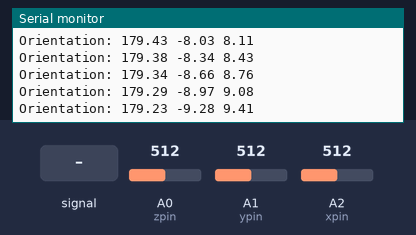
A sketch run on a simulated Arduino Uno, built with avr-gcc and run on an emulated ATmega328P. On the bench: the last lines printed to the serial monitor. The inputs (shaded band) are chosen by the test bench; at power-on: A0 (zpin) = 512, A1 (ypin) = 512, A2 (xpin) = 512.

Above: at 1.2 s.
1.3 s: A0 (zpin) fed a 200 Hz sine of ±81 counts around its level
4.3 s: A0 (zpin) set to 410
At 4.35 s:
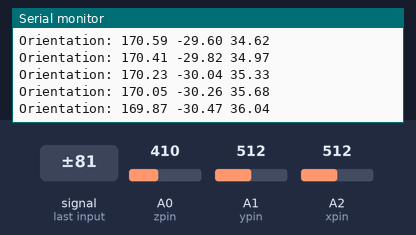
5.8 s: A1 (ypin) set to 410
At 5.87 s:
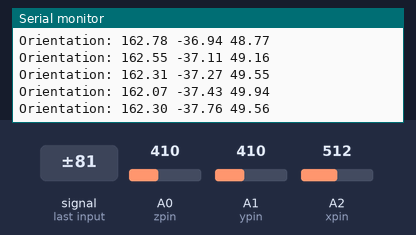
7.3 s: A2 (xpin) set to 410
At 7.31 s:
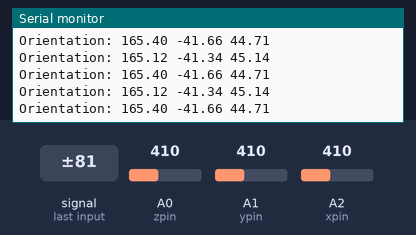
8.8 s: A0 (zpin) set to 430
At 8.83 s:
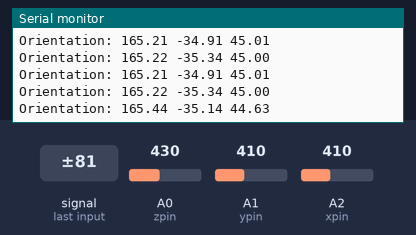
10.3 s: A1 (ypin) set to 430
At 10.31 s:
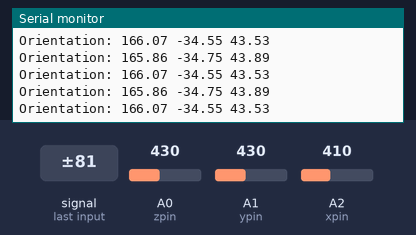
Timing chart, 0 to 12.8 s (numbered marks = the images above; inputs shaded):
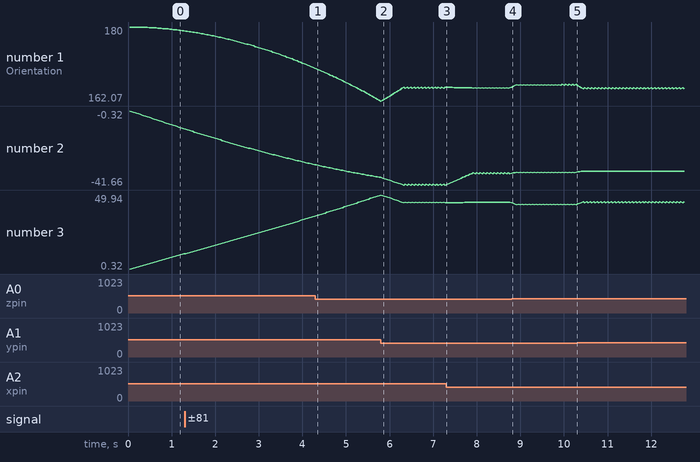

Measured:
- after the input at 8.8 s, the serial monitor: prints a new line at once (image 4)
- plotted number 1: 165.4 → 165.22 after the input at 7.3 s, 165.22 → 166.07 after the input at 8.8 s, 166.07 → 165.05 after the input at 10.3 s
- plotted number 2: -41.66 → -35.34 after the input at 7.3 s, -35.34 → -34.55 after the input at 8.8 s, -34.55 → -33.86 after the input at 10.3 s
- plotted number 3: 44.71 → 45 after the input at 7.3 s, 45 → 43.53 after the input at 8.8 s, 43.53 → 45.33 after the input at 10.3 s

The sketch:

test-accelerometer.ino
```cpp
//#include <CurieIMU.h>
#include <MadgwickAHRS.h>
Madgwick filter;
unsigned long microsPerReading, microsPrevious;
float accelScale, gyroScale;

const int xpin = A2;
const int ypin = A1;
const int zpin = A0;

// Raw Ranges:
// initialize to mid-range and allow calibration to
// find the minimum and maximum for each axis
int xRawMin = 260;
int xRawMax = 420;
int yRawMin = 260;
int yRawMax = 420;
int zRawMin = 260;
int zRawMax = 420;
int xRaw = 0;
int yRaw = 0;
int zRaw = 0;

float accels[3] = {0.0,0.0,0.0};

// Take multiple samples to reduce noise
const int sampleSize = 10;

int gix=0;
int giy=0;
int giz=0;

void setup() {
  Serial.begin(9600);

  filter.begin(25);

  // initialize variables to pace updates to correct rate
  microsPerReading = 1000000 / 25;
  microsPrevious = micros();

}

void loop() {
  int aix, aiy, aiz;
//  int gix, giy, giz;
  float ax, ay, az;
  float gx, gy, gz;
  float roll, pitch, heading;
  unsigned long microsNow;

  //read data from the pin
//  xRaw = ReadAxis(xpin);
//  yRaw = ReadAxis(ypin);
//  zRaw = ReadAxis(zpin);

  xRaw = analogRead(xpin);
  yRaw = analogRead(ypin);
  zRaw = analogRead(zpin);
  //show the current x,y,z raw data
  //showRawData();
  //check the max and min of xyzAxises
  //AutoCalibrate(xRaw, yRaw, zRaw);
  // Convert raw values to 'milli-Gs"
  long xScaled = map(xRaw, xRawMin, xRawMax, -1000, 1000);
  long yScaled = map(yRaw, yRawMin, yRawMax, -1000, 1000);
  long zScaled = map(zRaw, zRawMin, zRawMax, -1000, 1000);
  // re-scale to fractional Gs
  float xAccel = xScaled / 1000.0;
  float yAccel = yScaled / 1000.0;
  float zAccel = zScaled / 1000.0;


  // check if it's time to read data and update the filter
  microsNow = micros();
  if (microsNow - microsPrevious >= microsPerReading) {

    // convert from raw data to gravity and degrees/second units
    ax = convertRawAcceleration(xRaw);
    ay = convertRawAcceleration(yRaw);
    az = convertRawAcceleration(zRaw);
    gx = convertRawGyro(gix);
    gy = convertRawGyro(giy);
    gz = convertRawGyro(giz);

    // update the filter, which computes orientation
    filter.updateIMU(gx, gy, gz, ax, ay, az);

    // print the heading, pitch and roll
    roll = filter.getRoll();
    pitch = filter.getPitch();
    heading = filter.getYaw();
    Serial.print("Orientation: ");
    Serial.print(heading);
    Serial.print(" ");
    Serial.print(pitch);
    Serial.print(" ");
    Serial.println(roll);

    // increment previous time, so we keep proper pace
    microsPrevious = microsPrevious + microsPerReading;
  }

  // delay before next reading:
 // delay(100);
}

int ReadAxis(int axisPin)
{
  long reading = 0;
  analogRead(axisPin);
  delay(1);
  for (int i = 0; i < sampleSize; i++)
  {
    reading += analogRead(axisPin);
  }
  return reading / sampleSize;
}

float convertRawAcceleration(int aRaw) {
  // since we are using 2G range
  // -2g maps to a raw value of -32768
  // +2g maps to a raw value of 32767

  float a = (aRaw * 2.0) / 32768.0;
  return a;
}

float convertRawGyro(int gRaw) {
  // since we are using 250 degrees/seconds range
  // -250 maps to a raw value of -32768
  // +250 maps to a raw value of 32767

  float g = (gRaw * 250.0) / 32768.0;
  return g;
}
```

AutoCalibrate.ino
```cpp
void AutoCalibrate(int xRaw, int yRaw, int zRaw)
{
  //Serial.println("Calibrate");
  if (xRaw < xRawMin)
  {
    xRawMin = xRaw;
  }
  if (xRaw > xRawMax)
  {
    xRawMax = xRaw;
  }

  if (yRaw < yRawMin)
  {
    yRawMin = yRaw;
  }
  if (yRaw > yRawMax)
  {
    yRawMax = yRaw;
  }

  if (zRaw < zRawMin)
  {
    zRawMin = zRaw;
  }
  if (zRaw > zRawMax)
  {
    zRawMax = zRaw;
  }
}
```

RawData_xyz.ino
```cpp
void showRawData(){
  // print the sensor values:
  Serial.print("x: ");
  Serial.print(xRaw);
//  Serial.print(analogRead(xpin));
  Serial.print("/");
  Serial.print(xRawMin);
  Serial.print(",");
  Serial.print(xRawMax);
  // print a tab between values:
  Serial.print("\t");
  Serial.print("y: ");
  //Serial.print(analogRead(ypin));
  Serial.print(yRaw);
  Serial.print("/");
  Serial.print(yRawMin);
  Serial.print(",");
  Serial.print(yRawMax);
  // print a tab between values:
  Serial.print("\t");
  Serial.print("z: ");
  //Serial.print(analogRead(zpin));
  Serial.print(zRaw);
  Serial.print("/");
  Serial.print(zRawMin);
  Serial.print(",");
  Serial.print(zRawMax);
  Serial.println();
}
```
